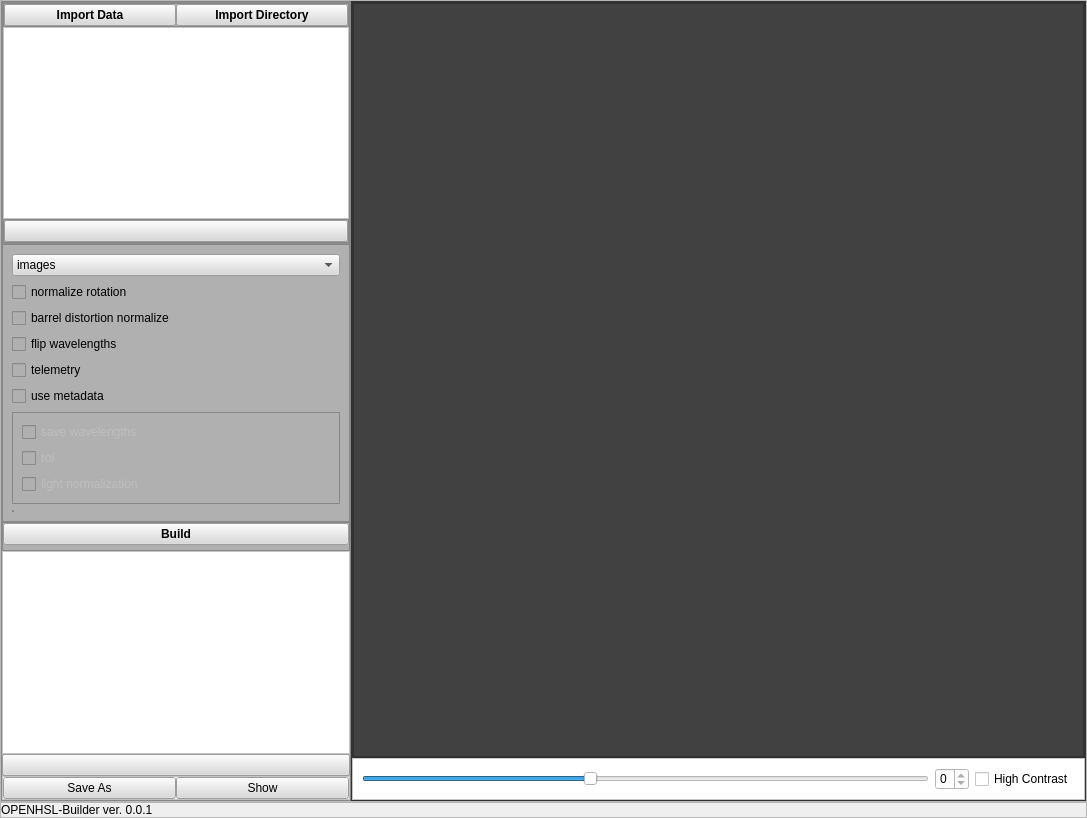
<?xml version="1.0" encoding="UTF-8"?>
<ui version="4.0">
 <class>MainWindow</class>
 <widget class="QMainWindow" name="MainWindow">
  <property name="geometry">
   <rect>
    <x>0</x>
    <y>0</y>
    <width>1087</width>
    <height>818</height>
   </rect>
  </property>
  <property name="windowTitle">
   <string>MainWindow</string>
  </property>
  <widget class="QWidget" name="centralwidget">
   <layout class="QVBoxLayout" name="verticalLayout">
    <property name="spacing">
     <number>0</number>
    </property>
    <property name="leftMargin">
     <number>0</number>
    </property>
    <property name="topMargin">
     <number>0</number>
    </property>
    <property name="rightMargin">
     <number>0</number>
    </property>
    <property name="bottomMargin">
     <number>0</number>
    </property>
    <item>
     <widget class="QFrame" name="frame_2">
      <property name="sizePolicy">
       <sizepolicy hsizetype="Preferred" vsizetype="Expanding">
        <horstretch>0</horstretch>
        <verstretch>0</verstretch>
       </sizepolicy>
      </property>
      <property name="frameShape">
       <enum>QFrame::StyledPanel</enum>
      </property>
      <property name="frameShadow">
       <enum>QFrame::Raised</enum>
      </property>
      <layout class="QHBoxLayout" name="horizontalLayout_3">
       <property name="spacing">
        <number>0</number>
       </property>
       <property name="leftMargin">
        <number>0</number>
       </property>
       <property name="topMargin">
        <number>0</number>
       </property>
       <property name="rightMargin">
        <number>0</number>
       </property>
       <property name="bottomMargin">
        <number>0</number>
       </property>
       <item>
        <widget class="QFrame" name="frame_4">
         <property name="minimumSize">
          <size>
           <width>350</width>
           <height>0</height>
          </size>
         </property>
         <property name="maximumSize">
          <size>
           <width>350</width>
           <height>16777215</height>
          </size>
         </property>
         <property name="styleSheet">
          <string notr="true">background-color: rgb(176, 176, 176);</string>
         </property>
         <property name="frameShape">
          <enum>QFrame::StyledPanel</enum>
         </property>
         <property name="frameShadow">
          <enum>QFrame::Raised</enum>
         </property>
         <layout class="QVBoxLayout" name="verticalLayout_2">
          <property name="spacing">
           <number>0</number>
          </property>
          <property name="leftMargin">
           <number>0</number>
          </property>
          <property name="topMargin">
           <number>0</number>
          </property>
          <property name="rightMargin">
           <number>0</number>
          </property>
          <property name="bottomMargin">
           <number>0</number>
          </property>
          <item alignment="Qt::AlignTop">
           <widget class="QFrame" name="frame_6">
            <property name="font">
             <font>
              <underline>false</underline>
             </font>
            </property>
            <property name="autoFillBackground">
             <bool>false</bool>
            </property>
            <property name="styleSheet">
             <string notr="true"/>
            </property>
            <property name="frameShape">
             <enum>QFrame::StyledPanel</enum>
            </property>
            <property name="frameShadow">
             <enum>QFrame::Plain</enum>
            </property>
            <property name="lineWidth">
             <number>1</number>
            </property>
            <layout class="QVBoxLayout" name="verticalLayout_3">
             <property name="spacing">
              <number>0</number>
             </property>
             <property name="leftMargin">
              <number>0</number>
             </property>
             <property name="topMargin">
              <number>0</number>
             </property>
             <property name="rightMargin">
              <number>0</number>
             </property>
             <property name="bottomMargin">
              <number>0</number>
             </property>
             <item>
              <widget class="QFrame" name="frame_9">
               <property name="frameShape">
                <enum>QFrame::StyledPanel</enum>
               </property>
               <property name="frameShadow">
                <enum>QFrame::Raised</enum>
               </property>
               <layout class="QHBoxLayout" name="horizontalLayout_4">
                <property name="spacing">
                 <number>0</number>
                </property>
                <property name="leftMargin">
                 <number>0</number>
                </property>
                <property name="topMargin">
                 <number>0</number>
                </property>
                <property name="rightMargin">
                 <number>0</number>
                </property>
                <property name="bottomMargin">
                 <number>0</number>
                </property>
                <item>
                 <widget class="QPushButton" name="import_data_btn">
                  <property name="font">
                   <font>
                    <weight>75</weight>
                    <bold>true</bold>
                    <stylestrategy>PreferDefault</stylestrategy>
                    <kerning>true</kerning>
                   </font>
                  </property>
                  <property name="styleSheet">
                   <string notr="true">background-color: rgb(217, 217, 217);</string>
                  </property>
                  <property name="text">
                   <string>Import Data</string>
                  </property>
                 </widget>
                </item>
                <item>
                 <widget class="QPushButton" name="import_dir_btn">
                  <property name="font">
                   <font>
                    <weight>75</weight>
                    <bold>true</bold>
                   </font>
                  </property>
                  <property name="styleSheet">
                   <string notr="true">background-color: rgb(217, 217, 217);</string>
                  </property>
                  <property name="text">
                   <string>Import Directory</string>
                  </property>
                 </widget>
                </item>
               </layout>
              </widget>
             </item>
             <item alignment="Qt::AlignTop">
              <widget class="QListWidget" name="imported_Qlist">
               <property name="styleSheet">
                <string notr="true">background-color: rgb(255, 255, 255);</string>
               </property>
              </widget>
             </item>
             <item>
              <widget class="QFrame" name="frame_13">
               <property name="frameShape">
                <enum>QFrame::StyledPanel</enum>
               </property>
               <property name="frameShadow">
                <enum>QFrame::Raised</enum>
               </property>
               <layout class="QHBoxLayout" name="horizontalLayout_6">
                <property name="spacing">
                 <number>0</number>
                </property>
                <property name="leftMargin">
                 <number>0</number>
                </property>
                <property name="topMargin">
                 <number>0</number>
                </property>
                <property name="rightMargin">
                 <number>0</number>
                </property>
                <property name="bottomMargin">
                 <number>0</number>
                </property>
                <item>
                 <widget class="QPushButton" name="delete_data_btn">
                  <property name="styleSheet">
                   <string notr="true">background-color: rgb(217, 217, 217);</string>
                  </property>
                  <property name="text">
                   <string/>
                  </property>
                  <property name="icon">
                   <iconset resource="icons.qrc">
                    <normaloff>:/icons/icons/minus.svg</normaloff>:/icons/icons/minus.svg</iconset>
                  </property>
                  <property name="iconSize">
                   <size>
                    <width>15</width>
                    <height>15</height>
                   </size>
                  </property>
                 </widget>
                </item>
               </layout>
              </widget>
             </item>
            </layout>
           </widget>
          </item>
          <item>
           <widget class="QFrame" name="frame_10">
            <property name="frameShape">
             <enum>QFrame::StyledPanel</enum>
            </property>
            <property name="frameShadow">
             <enum>QFrame::Raised</enum>
            </property>
            <layout class="QVBoxLayout" name="verticalLayout_6">
             <item>
              <widget class="QComboBox" name="data_type_box">
               <property name="minimumSize">
                <size>
                 <width>0</width>
                 <height>22</height>
                </size>
               </property>
               <property name="styleSheet">
                <string notr="true">background-color: rgb(217, 217, 217);</string>
               </property>
               <item>
                <property name="text">
                 <string>images</string>
                </property>
               </item>
               <item>
                <property name="text">
                 <string>video</string>
                </property>
               </item>
              </widget>
             </item>
             <item>
              <widget class="QCheckBox" name="check_norm_rotation">
               <property name="text">
                <string>normalize rotation</string>
               </property>
              </widget>
             </item>
             <item>
              <widget class="QCheckBox" name="check_barrel_dist_norm">
               <property name="text">
                <string>barrel distortion normalize</string>
               </property>
              </widget>
             </item>
             <item>
              <widget class="QCheckBox" name="check_wavelengths">
               <property name="text">
                <string>flip wavelengths</string>
               </property>
              </widget>
             </item>
             <item>
              <widget class="QCheckBox" name="telemetry_requiared">
               <property name="text">
                <string>telemetry</string>
               </property>
              </widget>
             </item>
             <item>
              <widget class="QCheckBox" name="metadata_checkbox">
               <property name="text">
                <string>use metadata</string>
               </property>
              </widget>
             </item>
             <item>
              <widget class="QFrame" name="frame_14">
               <property name="frameShape">
                <enum>QFrame::StyledPanel</enum>
               </property>
               <property name="frameShadow">
                <enum>QFrame::Raised</enum>
               </property>
               <layout class="QVBoxLayout" name="verticalLayout_9">
                <item>
                 <widget class="QCheckBox" name="save_wavelengths_checkbox">
                  <property name="enabled">
                   <bool>false</bool>
                  </property>
                  <property name="text">
                   <string>save wavelengths</string>
                  </property>
                 </widget>
                </item>
                <item>
                 <widget class="QCheckBox" name="check_roi">
                  <property name="enabled">
                   <bool>false</bool>
                  </property>
                  <property name="text">
                   <string>roi</string>
                  </property>
                 </widget>
                </item>
                <item>
                 <widget class="QCheckBox" name="check_light_norm">
                  <property name="enabled">
                   <bool>false</bool>
                  </property>
                  <property name="text">
                   <string>light normalization</string>
                  </property>
                 </widget>
                </item>
               </layout>
              </widget>
             </item>
             <item alignment="Qt::AlignLeft">
              <widget class="QFrame" name="frame_11">
               <property name="frameShape">
                <enum>QFrame::StyledPanel</enum>
               </property>
               <property name="frameShadow">
                <enum>QFrame::Raised</enum>
               </property>
               <layout class="QHBoxLayout" name="horizontalLayout_5">
                <property name="spacing">
                 <number>0</number>
                </property>
                <property name="leftMargin">
                 <number>0</number>
                </property>
                <property name="topMargin">
                 <number>0</number>
                </property>
                <property name="rightMargin">
                 <number>0</number>
                </property>
                <property name="bottomMargin">
                 <number>0</number>
                </property>
               </layout>
              </widget>
             </item>
            </layout>
           </widget>
          </item>
          <item alignment="Qt::AlignTop">
           <widget class="QFrame" name="frame_7">
            <property name="sizePolicy">
             <sizepolicy hsizetype="Preferred" vsizetype="Expanding">
              <horstretch>0</horstretch>
              <verstretch>0</verstretch>
             </sizepolicy>
            </property>
            <property name="frameShape">
             <enum>QFrame::StyledPanel</enum>
            </property>
            <property name="frameShadow">
             <enum>QFrame::Plain</enum>
            </property>
            <layout class="QVBoxLayout" name="verticalLayout_5">
             <property name="spacing">
              <number>0</number>
             </property>
             <property name="leftMargin">
              <number>0</number>
             </property>
             <property name="topMargin">
              <number>0</number>
             </property>
             <property name="rightMargin">
              <number>0</number>
             </property>
             <property name="bottomMargin">
              <number>5</number>
             </property>
             <item>
              <widget class="QPushButton" name="build_btn">
               <property name="font">
                <font>
                 <weight>75</weight>
                 <bold>true</bold>
                </font>
               </property>
               <property name="styleSheet">
                <string notr="true">background-color: rgb(217, 217, 217);</string>
               </property>
               <property name="text">
                <string>Build</string>
               </property>
              </widget>
             </item>
            </layout>
           </widget>
          </item>
          <item>
           <widget class="QListWidget" name="hsi_Qlist">
            <property name="styleSheet">
             <string notr="true">background-color: rgb(255, 255, 255);</string>
            </property>
           </widget>
          </item>
          <item>
           <widget class="QPushButton" name="delete_hsi">
            <property name="styleSheet">
             <string notr="true">background-color: rgb(217, 217, 217);</string>
            </property>
            <property name="text">
             <string/>
            </property>
            <property name="icon">
             <iconset resource="icons.qrc">
              <normaloff>:/icons/icons/minus.svg</normaloff>:/icons/icons/minus.svg</iconset>
            </property>
           </widget>
          </item>
          <item alignment="Qt::AlignBottom">
           <widget class="QFrame" name="frame_8">
            <property name="styleSheet">
             <string notr="true">background-color: rgb(255, 255, 255);</string>
            </property>
            <property name="frameShape">
             <enum>QFrame::StyledPanel</enum>
            </property>
            <property name="frameShadow">
             <enum>QFrame::Raised</enum>
            </property>
            <layout class="QHBoxLayout" name="horizontalLayout">
             <property name="spacing">
              <number>0</number>
             </property>
             <property name="leftMargin">
              <number>0</number>
             </property>
             <property name="topMargin">
              <number>0</number>
             </property>
             <property name="rightMargin">
              <number>0</number>
             </property>
             <property name="bottomMargin">
              <number>0</number>
             </property>
             <item>
              <widget class="QPushButton" name="save_as_btn">
               <property name="styleSheet">
                <string notr="true">background-color: rgb(217, 217, 217);</string>
               </property>
               <property name="text">
                <string>Save As</string>
               </property>
              </widget>
             </item>
             <item>
              <widget class="QPushButton" name="show_btn">
               <property name="styleSheet">
                <string notr="true">background-color: rgb(217, 217, 217);</string>
               </property>
               <property name="text">
                <string>Show</string>
               </property>
              </widget>
             </item>
            </layout>
           </widget>
          </item>
         </layout>
        </widget>
       </item>
       <item>
        <widget class="QFrame" name="frame_5">
         <property name="styleSheet">
          <string notr="true">background-color: rgb(65, 65, 65);</string>
         </property>
         <property name="frameShape">
          <enum>QFrame::StyledPanel</enum>
         </property>
         <property name="frameShadow">
          <enum>QFrame::Raised</enum>
         </property>
         <layout class="QVBoxLayout" name="verticalLayout_4">
          <property name="spacing">
           <number>0</number>
          </property>
          <property name="leftMargin">
           <number>0</number>
          </property>
          <property name="topMargin">
           <number>0</number>
          </property>
          <property name="rightMargin">
           <number>0</number>
          </property>
          <property name="bottomMargin">
           <number>0</number>
          </property>
          <item>
           <widget class="QFrame" name="frame_12">
            <property name="sizePolicy">
             <sizepolicy hsizetype="Preferred" vsizetype="Expanding">
              <horstretch>0</horstretch>
              <verstretch>0</verstretch>
             </sizepolicy>
            </property>
            <property name="frameShape">
             <enum>QFrame::StyledPanel</enum>
            </property>
            <property name="frameShadow">
             <enum>QFrame::Raised</enum>
            </property>
            <layout class="QVBoxLayout" name="verticalLayout_7">
             <property name="spacing">
              <number>0</number>
             </property>
             <property name="leftMargin">
              <number>0</number>
             </property>
             <property name="topMargin">
              <number>0</number>
             </property>
             <property name="rightMargin">
              <number>0</number>
             </property>
             <property name="bottomMargin">
              <number>0</number>
             </property>
             <item>
              <widget class="QScrollArea" name="scrollArea">
               <property name="widgetResizable">
                <bool>true</bool>
               </property>
               <widget class="QWidget" name="scrollAreaWidgetContents">
                <property name="geometry">
                 <rect>
                  <x>0</x>
                  <y>0</y>
                  <width>729</width>
                  <height>746</height>
                 </rect>
                </property>
                <layout class="QVBoxLayout" name="verticalLayout_8">
                 <item alignment="Qt::AlignHCenter|Qt::AlignVCenter">
                  <widget class="QLabel" name="image_label">
                   <property name="text">
                    <string/>
                   </property>
                  </widget>
                 </item>
                </layout>
               </widget>
              </widget>
             </item>
            </layout>
           </widget>
          </item>
          <item>
           <widget class="QFrame" name="frame">
            <property name="styleSheet">
             <string notr="true">background-color: rgb(255, 255, 255);</string>
            </property>
            <property name="frameShape">
             <enum>QFrame::StyledPanel</enum>
            </property>
            <property name="frameShadow">
             <enum>QFrame::Raised</enum>
            </property>
            <layout class="QHBoxLayout" name="horizontalLayout_7">
             <item>
              <widget class="QSlider" name="horizontalSlider">
               <property name="maximum">
                <number>250</number>
               </property>
               <property name="value">
                <number>100</number>
               </property>
               <property name="orientation">
                <enum>Qt::Horizontal</enum>
               </property>
              </widget>
             </item>
             <item>
              <widget class="QSpinBox" name="spinBox">
               <property name="maximum">
                <number>0</number>
               </property>
              </widget>
             </item>
             <item>
              <widget class="QCheckBox" name="check_high_contast">
               <property name="text">
                <string>High Contrast</string>
               </property>
              </widget>
             </item>
            </layout>
           </widget>
          </item>
         </layout>
        </widget>
       </item>
      </layout>
     </widget>
    </item>
    <item alignment="Qt::AlignBottom">
     <widget class="QFrame" name="frame_3">
      <property name="frameShape">
       <enum>QFrame::StyledPanel</enum>
      </property>
      <property name="frameShadow">
       <enum>QFrame::Raised</enum>
      </property>
      <layout class="QHBoxLayout" name="horizontalLayout_2">
       <property name="spacing">
        <number>0</number>
       </property>
       <property name="leftMargin">
        <number>0</number>
       </property>
       <property name="topMargin">
        <number>0</number>
       </property>
       <property name="rightMargin">
        <number>0</number>
       </property>
       <property name="bottomMargin">
        <number>0</number>
       </property>
       <item alignment="Qt::AlignBottom">
        <widget class="QLabel" name="label">
         <property name="styleSheet">
          <string notr="true"/>
         </property>
         <property name="text">
          <string>OPENHSL-Builder ver. 0.0.1</string>
         </property>
        </widget>
       </item>
      </layout>
     </widget>
    </item>
   </layout>
  </widget>
 </widget>
 <resources>
  <include location="icons.qrc"/>
 </resources>
 <connections/>
</ui>
